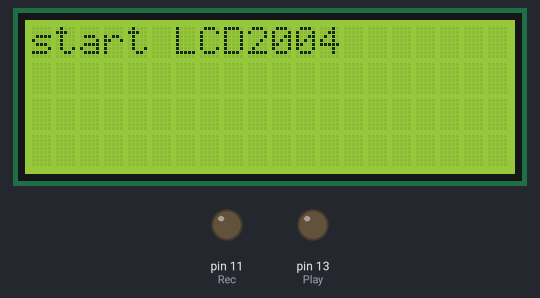
Simulated run of this sketch. Board: Arduino Uno, built with avr-gcc and run on an emulated ATmega328P. On the bench: 20×4 character LCD, output pins drawn as LEDs (lit = HIGH).

Above: at 0.1 s.
At 1.2 s:
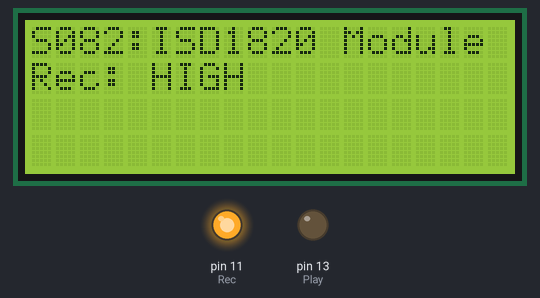
At 16.3 s:
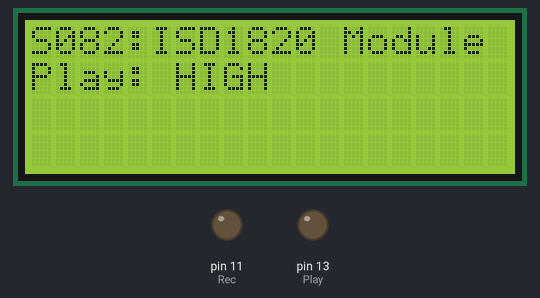
At 36.3 s:
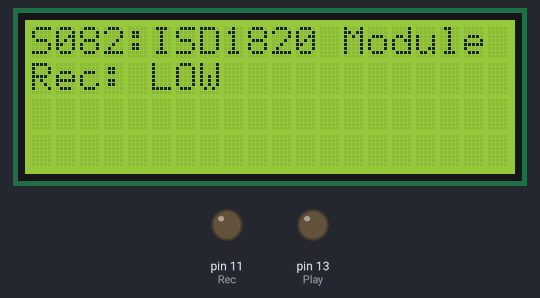
Timing chart, 0 to 37.8 s (numbered marks = the images above):
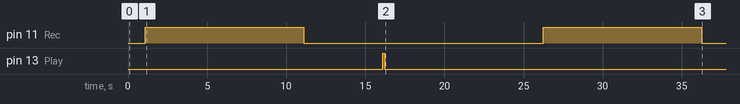

Measured:
- by itself, pin 11 (Rec): alternates HIGH for 10.0 s and LOW for 15.1 s
- by itself, pin 13 (Play): LOW → HIGH at 16.1 s, → LOW 0.11 s later
- what the display in image 1 shows lasts 10.0 s, from 1.1 s to 11.1 s
- what the display in image 2 shows lasts 10.1 s, from 16.1 s to 26.2 s

The sketch:

basic_test.ino
```cpp
/* ISD 1820 Voice Recording Module (ISD1820) [S082] : http://rdiot.tistory.com/153 [RDIoT Demo] */

#include <Wire.h>
#include <LiquidCrystal_I2C.h>

LiquidCrystal_I2C lcd(0x27,20,4);  // LCD2004

int Rec = 11;
int Play = 13;

void setup()
{
  pinMode(Rec, OUTPUT);
  pinMode(Play, OUTPUT);

  lcd.init();  // initialize the lcd
  lcd.backlight();
  lcd.print("start LCD2004");

  delay(1000);

  lcd.clear();
}

void loop()
{
  lcd.setCursor(0,0);
  lcd.print("S082:ISD1820 Module");

  digitalWrite(Rec, HIGH); // record 10sec
  lcd.setCursor(0,1);
  lcd.print("Rec: HIGH ");

  delay(10000);
  digitalWrite(Rec, LOW); // end record
  lcd.setCursor(0,1);
  lcd.print("Rec: LOW  ");
  delay(5000);

  digitalWrite(Play, HIGH); // play
  lcd.setCursor(0,1);
  lcd.print("Play: HIGH");
  delay(100);

  digitalWrite(Play, LOW); // stop play
  lcd.setCursor(0,1);
  delay(10000);
  lcd.print("Play: LOW ");
}
```
